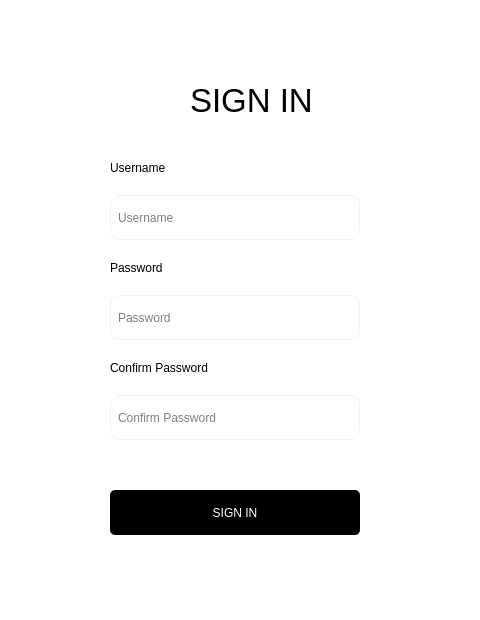
<?xml version="1.0" encoding="UTF-8"?>
<ui version="4.0">
 <class>SignIn_Dialog</class>
 <widget class="QDialog" name="SignIn_Dialog">
  <property name="geometry">
   <rect>
    <x>0</x>
    <y>0</y>
    <width>480</width>
    <height>620</height>
   </rect>
  </property>
  <property name="windowTitle">
   <string>Dialog</string>
  </property>
  <layout class="QGridLayout" name="gridLayout">
   <property name="leftMargin">
    <number>0</number>
   </property>
   <property name="topMargin">
    <number>0</number>
   </property>
   <property name="rightMargin">
    <number>0</number>
   </property>
   <property name="bottomMargin">
    <number>0</number>
   </property>
   <property name="spacing">
    <number>0</number>
   </property>
   <item row="0" column="0">
    <widget class="QWidget" name="widget" native="true">
     <property name="styleSheet">
      <string notr="true">background-color: rgb(255, 255, 255);</string>
     </property>
     <widget class="QLabel" name="label_3">
      <property name="geometry">
       <rect>
        <x>190</x>
        <y>70</y>
        <width>131</width>
        <height>61</height>
       </rect>
      </property>
      <property name="font">
       <font>
        <pointsize>25</pointsize>
       </font>
      </property>
      <property name="text">
       <string>SIGN IN</string>
      </property>
     </widget>
     <widget class="QPushButton" name="signin_btn">
      <property name="geometry">
       <rect>
        <x>110</x>
        <y>490</y>
        <width>250</width>
        <height>45</height>
       </rect>
      </property>
      <property name="styleSheet">
       <string notr="true">background-color: black;
border: none;
border-radius: 5px;
color: white;</string>
      </property>
      <property name="text">
       <string>SIGN IN</string>
      </property>
     </widget>
     <widget class="QFrame" name="frame">
      <property name="geometry">
       <rect>
        <x>110</x>
        <y>140</y>
        <width>252</width>
        <height>300</height>
       </rect>
      </property>
      <layout class="QVBoxLayout" name="verticalLayout">
       <property name="spacing">
        <number>0</number>
       </property>
       <property name="leftMargin">
        <number>0</number>
       </property>
       <property name="topMargin">
        <number>0</number>
       </property>
       <property name="rightMargin">
        <number>0</number>
       </property>
       <property name="bottomMargin">
        <number>0</number>
       </property>
       <item>
        <widget class="QLabel" name="label">
         <property name="text">
          <string>Username</string>
         </property>
        </widget>
       </item>
       <item>
        <widget class="QLineEdit" name="username_lineEdit">
         <property name="minimumSize">
          <size>
           <width>250</width>
           <height>45</height>
          </size>
         </property>
         <property name="maximumSize">
          <size>
           <width>250</width>
           <height>45</height>
          </size>
         </property>
         <property name="styleSheet">
          <string notr="true">border: 1px solid rgb(244, 242, 240);
border-radius: 10px;
padding-left: 5px;
background-color: transparent;</string>
         </property>
         <property name="placeholderText">
          <string>Username</string>
         </property>
        </widget>
       </item>
       <item>
        <widget class="QLabel" name="label_2">
         <property name="text">
          <string>Password</string>
         </property>
        </widget>
       </item>
       <item>
        <widget class="QLineEdit" name="password_lineEdit">
         <property name="minimumSize">
          <size>
           <width>250</width>
           <height>45</height>
          </size>
         </property>
         <property name="maximumSize">
          <size>
           <width>250</width>
           <height>45</height>
          </size>
         </property>
         <property name="styleSheet">
          <string notr="true">border: 1px solid rgb(244, 242, 240);
border-radius: 10px;
padding-left: 5px;
background-color: transparent;</string>
         </property>
         <property name="placeholderText">
          <string>Password</string>
         </property>
        </widget>
       </item>
       <item>
        <widget class="QLabel" name="label_4">
         <property name="text">
          <string>Confirm Password</string>
         </property>
        </widget>
       </item>
       <item>
        <widget class="QLineEdit" name="confirmpass_lineEdit">
         <property name="minimumSize">
          <size>
           <width>250</width>
           <height>45</height>
          </size>
         </property>
         <property name="maximumSize">
          <size>
           <width>250</width>
           <height>45</height>
          </size>
         </property>
         <property name="styleSheet">
          <string notr="true">border: 1px solid rgb(244, 242, 240);
border-radius: 10px;
padding-left: 5px;
background-color: transparent;</string>
         </property>
         <property name="placeholderText">
          <string>Confirm Password</string>
         </property>
        </widget>
       </item>
      </layout>
     </widget>
    </widget>
   </item>
  </layout>
 </widget>
 <resources/>
 <connections/>
</ui>
